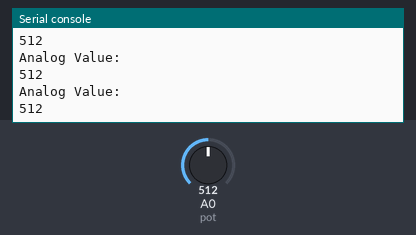
This program was run on a simulated ESP8266 board running MicroPython. Shown: the last lines printed to the serial console. The inputs (shaded band) are chosen by the test bench; at power-on: A0 (pot) = 512 (analog values on the 0–1023 scale).

Above: at 1.2 s.
1.3 s: A0 (pot) set to 716
At 1.68 s:
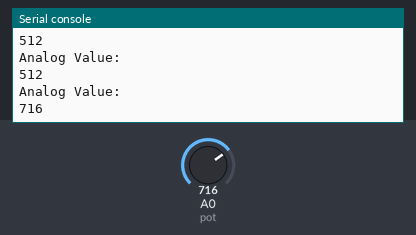
2.8 s: A0 (pot) set to 900
At 2.94 s:
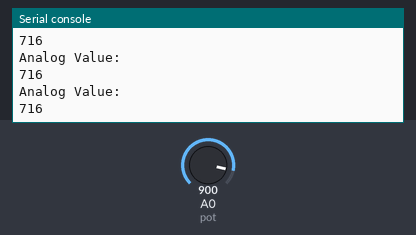
Timing chart, 0 to 5.8 s (numbered marks = the images above; inputs shaded):
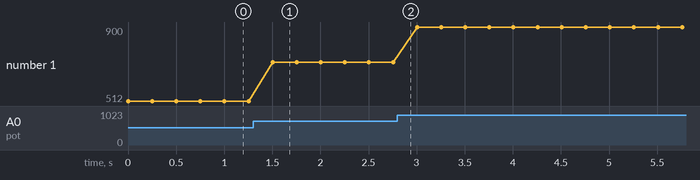

Measured:
- after the input at 1.3 s, the serial console: prints a new line after 0.20 s (image 1)
- plotted number 1: 512 → 716 after the input at 1.3 s, 716 → 900 after the input at 2.8 s

The program:

12_Potentiometer_ADC.py
```python
# Getting Analog values from Potentiometer
# by Pranav Khatale
# 24 November 2020
from machine import Pin, ADC    # import Pin and ADC class
from time import sleep          # import sleep class

print('Potentiometer readings are shown below:')

pot = ADC(0)               # pot object


while True:
  pot_value = pot.read()        # read analod pin
  print('Analog Value:')
  print(pot_value)              # print ADC value
  sleep(0.25)
```
